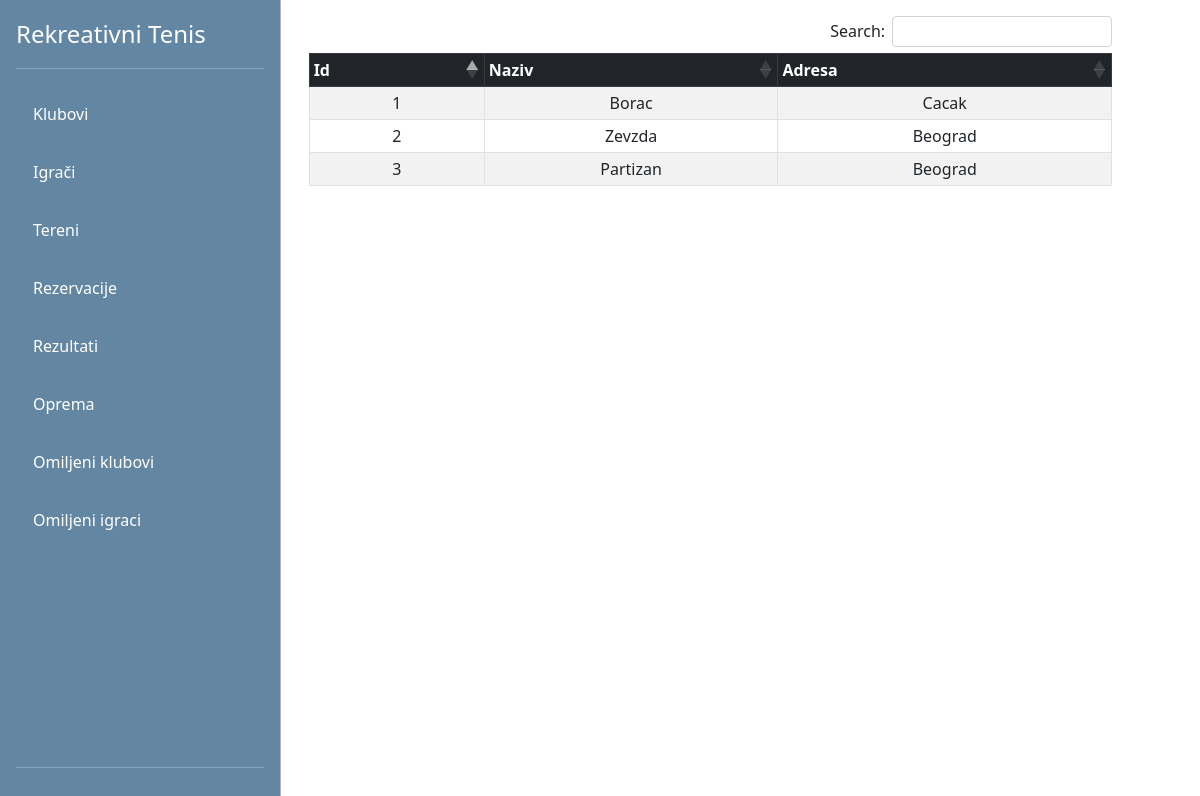
The page /view-gosti/clubs.php on the database as committed earlier.
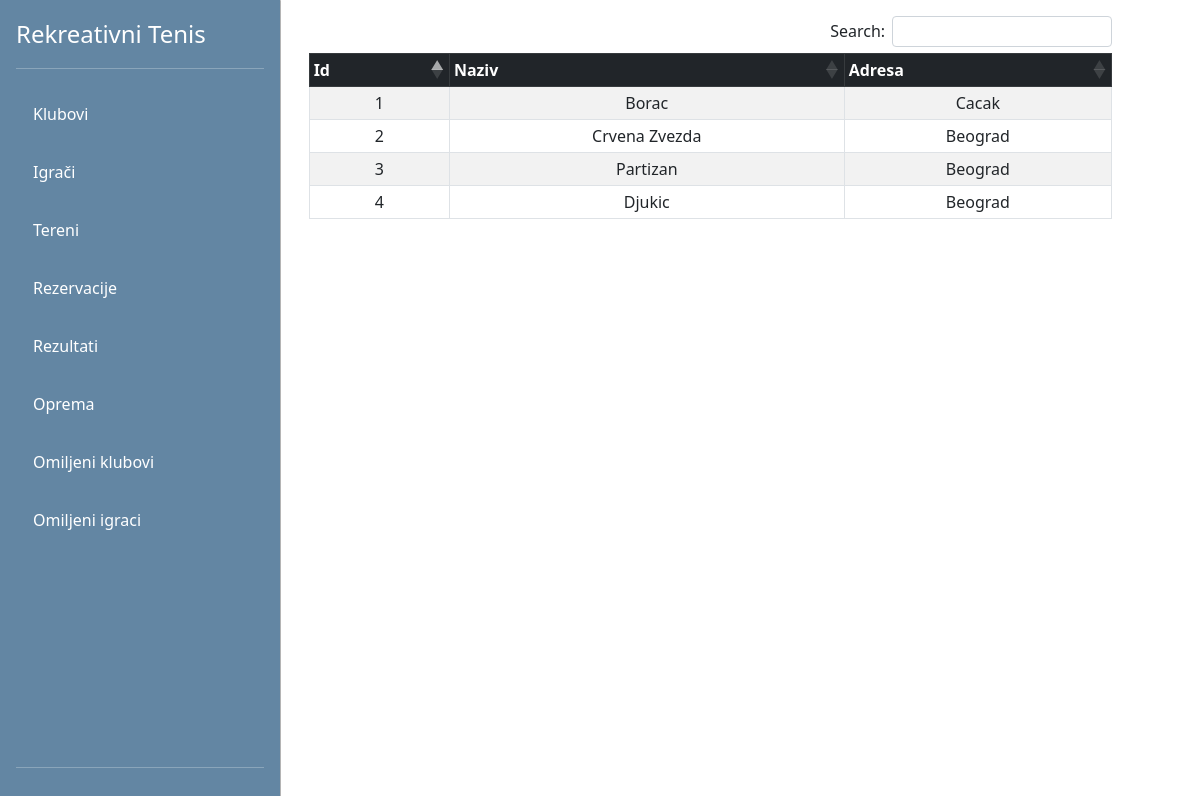
The same page on the database as committed later.
### tables this page shows
CREATE TABLE `sportski_klubovi` (
  `id` int(11) NOT NULL,
  `naziv` varchar(255) NOT NULL,
  `adresa` varchar(255) NOT NULL
);

### config/DB.php (called while the page is built)
<?php
class DB{
    private static $factory;
    public static function createInstance($config = null)
    {
        $settings['dbname'] = 'rekreativnitenisdb';
        $settings['dbhost'] = '127.0.0.1';
        $settings['dbuser'] = 'root';
        $settings['dbpass'] = '';
        try{
            $dsn = 'mysql:dbname=' . $settings['dbname'] . ';host=' . $settings['dbhost'];
            $pdo = new PDO($dsn, $settings['dbuser'], $settings['dbpass'], array(PDO::MYSQL_ATTR_INIT_COMMAND => "SET NAMES utf8"));
            $pdo->setAttribute(PDO::ATTR_ERRMODE, PDO::ERRMODE_EXCEPTION);
            $pdo->setAttribute(PDO::ATTR_EMULATE_PREPARES, true);
            $pdo->setAttribute(PDO::ATTR_DEFAULT_FETCH_MODE, PDO::FETCH_ASSOC);
            self::$factory[$config] = $pdo;
            return self::$factory[$config];
        }
        catch (PDOException $e) {
            die ('Connection failed: ' . $e->getMessage());
        }
    }
}
?>

### DAO/SportskiKlubDAO.php (called while the page is built, shortened)
<?php
require_once '../config/DB.php';
class SportskiKlubDAO
{
    private $db;
    public function __construct()
    {
        $this->db = DB::createInstance();
    }
    public function getAllSportskiKlubovi()
    {
        $statement = $this->db->prepare('SELECT * FROM sportski_klubovi');
        $statement->execute();
        $res = $statement->fetchAll();
        return $res;
    }
}

### view-gosti/clubs.php (the view, shortened to what this page needs)
<?php
require_once './partials/navigacija.php';
require_once '../DAO/SportskiKlubDAO.php';
$klubDAO = new SportskiKlubDAO();
$klubovi = $klubDAO->getAllSportskiKlubovi();
?>
<div class="container" style="overflow:scroll;">
    <div class="row">
        <div class="container m-3" style="width: 90%;">
            <table class="table table-bordered  text-center  table-striped  table-sm mt-3" cellspacing="0" style=" margin-left:auto;margin-right:auto" id="dtBasicExample">
                <thead class="table-dark sticky-top bg-white">
                    <tr>
                        <th class="th-sm">Id</th>
                        <th class="th-sm">Naziv</th>
                        <th class="th-sm">Adresa</th>
                    </tr>
                </thead>
                <tbody>
                    <?php foreach ($klubovi as $item) : ?>
                        <tr>
                            <td><?= $item['id'] ?></td>
                            <td><?= $item['naziv'] ?></td>
                            <td><?= $item['adresa'] ?></td>
                        </tr>
                    <?php endforeach; ?>
                </tbody>
            </table>
        </div>
        </div>
        <?php
        require_once './partials/footer.php';
        ?>

Rows that differ between the two databases and show on the page:
changed sportski_klubovi id 2: naziv "Zevzda" → "Crvena Zvezda"
added sportski_klubovi: id "4", naziv "Djukic", adresa "Beograd"
